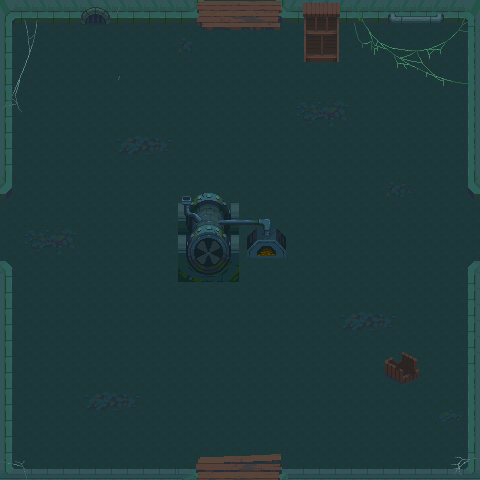

Rendered tile map (Tiled .tmx) drawn with the repository's tilesets; below, a short description and the map source with its tile grids summarised:
An orthogonal 30x30 tile map with 16x16 px tiles, 3 tile layers (floor, wall, decoration), 5 tilesets.

<map version="1.10" tiledversion="1.10.1" orientation="orthogonal" renderorder="right-down" width="30" height="30" tilewidth="16" tileheight="16" infinite="0" nextlayerid="5" nextobjectid="17">
 <tileset firstgid="1" name="Dungeon_Tileset" tilewidth="16" tileheight="16" tilecount="100" columns="10">
  <image source="../Dungeon_Tileset.png" width="160" height="160" />
 </tileset>
 <tileset firstgid="101" name="flag" tilewidth="16" tileheight="16" tilecount="4" columns="1">
  <image source="../flag.png" width="16" height="64" />
  <tile id="0">
   <animation>
    <frame tileid="0" duration="100" />
    <frame tileid="1" duration="100" />
    <frame tileid="2" duration="100" />
    <frame tileid="3" duration="100" />
   </animation>
  </tile>
 </tileset>
 <tileset firstgid="105" name="Tileset-Terrain2" tilewidth="16" tileheight="16" tilecount="11440" columns="130">
  <image source="../Tileset-Terrain2.png" width="2080" height="1408" />
 </tileset>
 <tileset firstgid="11545" name="Tileset-Terrain" tilewidth="16" tileheight="16" tilecount="16900" columns="130">
  <image source="../Tileset-Terrain.png" width="2080" height="2080" />
 </tileset>
 <tileset firstgid="28445" name="atlas-props" tilewidth="16" tileheight="16" tilecount="12508" columns="118">
  <image source="../atlas-props.png" width="1899" height="1696" />
 </tileset>
 <layer id="2" name="floor" width="30" height="30">
  <data>[900 cells, 900 non-empty, 1 distinct tile ids]</data>
 </layer>
 <layer id="1" name="wall" width="30" height="30">
  <data>[900 cells, 128 non-empty, 25 distinct tile ids]</data>
 </layer>
 <layer id="3" name="decoration" width="30" height="30">
  <data>[900 cells, 230 non-empty, 204 distinct tile ids]</data>
 </layer>
</map>
